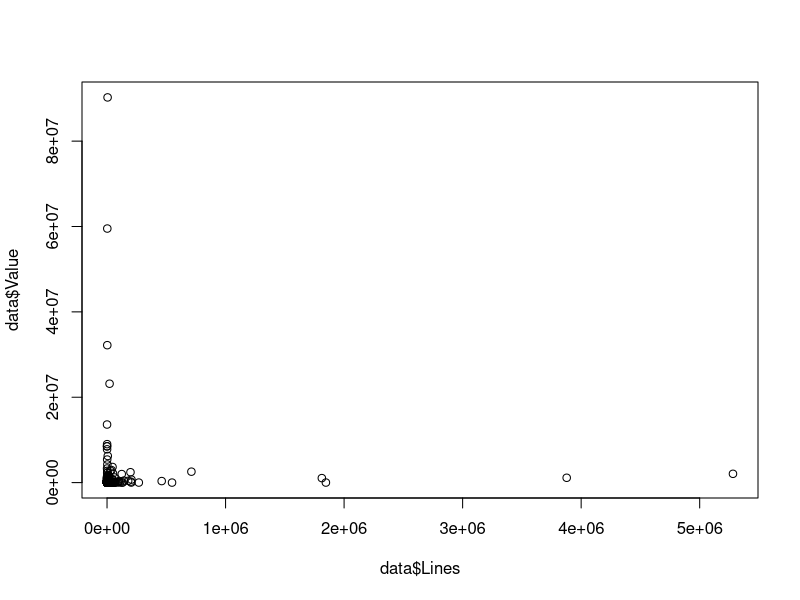
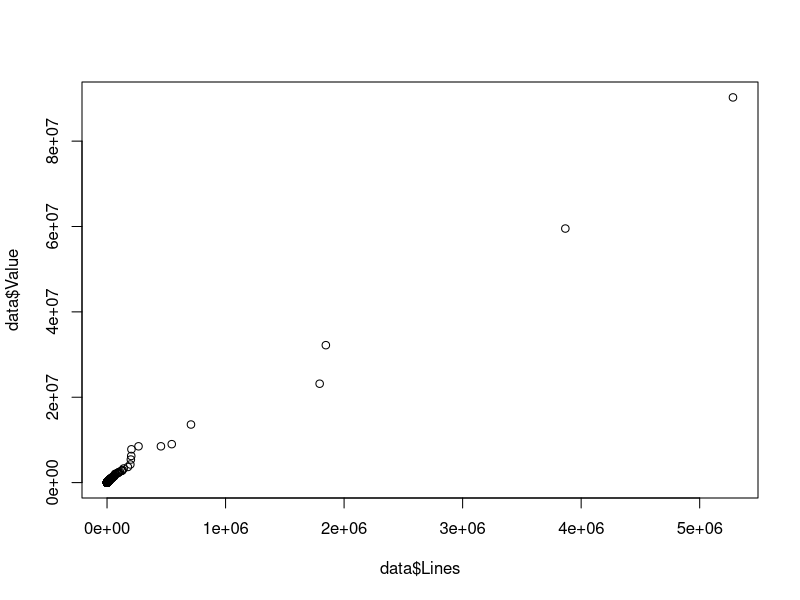
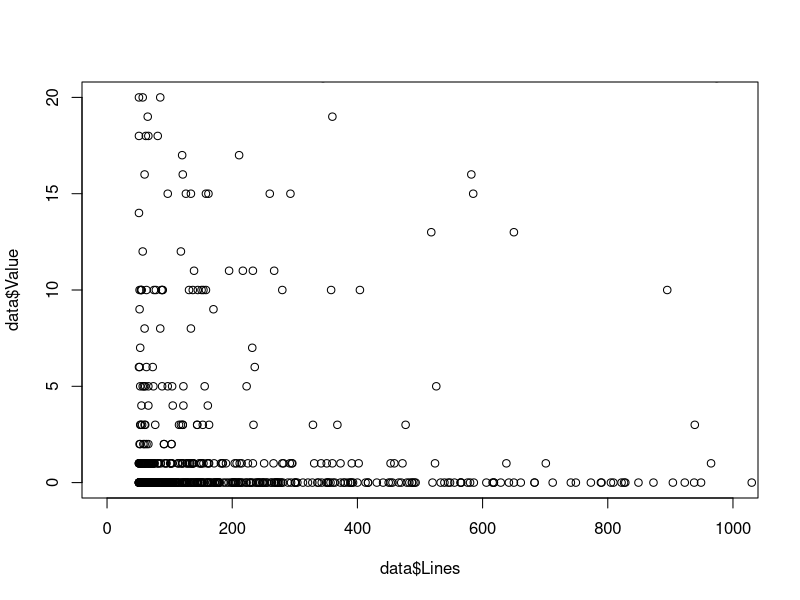

R code for these plots, in order:
data<-read.csv("total_lines_per_FEI_2016.csv", header=TRUE)

plot(data$Lines,data$Value)

qqplot(data$Lines,data$Value)

plot(data$Lines,data$Value, xlim = c(0,1000), ylim = c(0,20))
